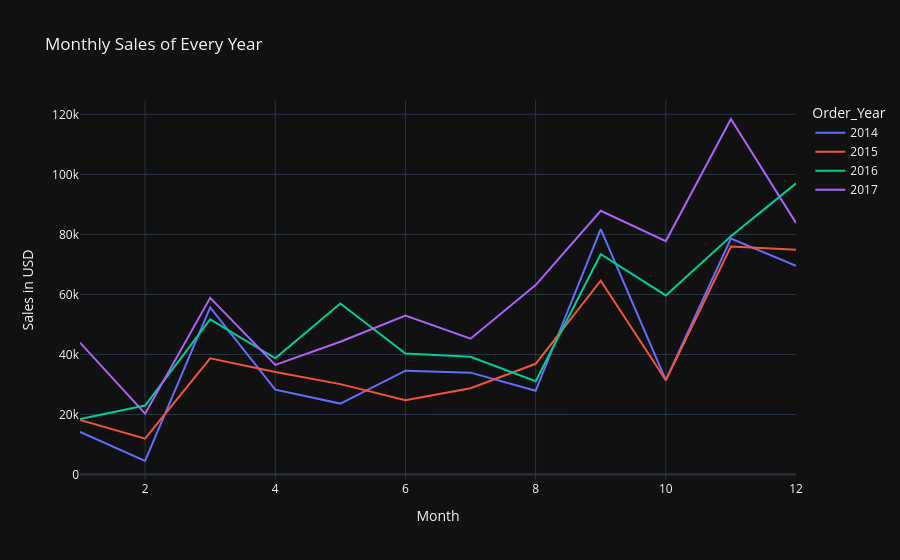
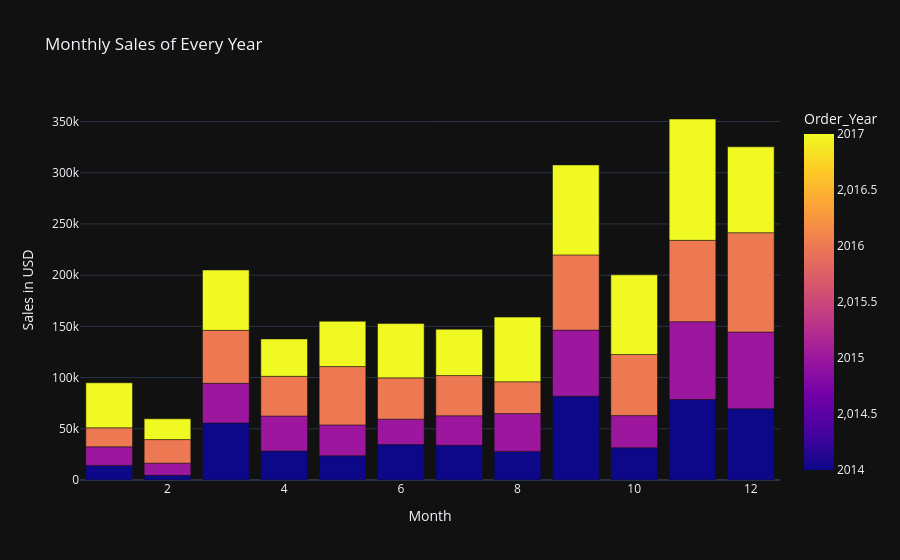

The notebook cell saved with these charts, in order:
### Code cell
# let's check the monthly sales of every year
monthly_sales_year = df.groupby(['Order_Year','Order_Month'])['Sales'].sum().reset_index() 
print(monthly_sales_year)
# let's create a figure of monthly sales of every year
fig = px.line(monthly_sales_year, 
            x='Order_Month', 
            y='Sales', 
            title='Monthly Sales of Every Year', 
            labels={'Sales':'Sales in USD', 'Order_Month':'Month'},
            color='Order_Year')
fig.show()
fig = px.bar(monthly_sales_year, 
            x='Order_Month', 
            y='Sales', 
            title='Monthly Sales of Every Year', 
            labels={'Sales':'Sales in USD', 'Order_Month':'Month'},
            color='Order_Year')
fig.show()

### Figure 1 — Plotly figure (JSON) as saved in the notebook; plotly's stock layout.template omitted (floating-point values rounded to 4 significant figures)
{"data": [{"hovertemplate": "Order_Year=2014<br>Month=%{x}<br>Sales in USD=%{y}<extra></extra>", "legendgroup": "2014", "line": {"color": "#636efa", "dash": "solid"}, "marker": {"symbol": "circle"}, "mode": "lines", "name": "2014", "orientation": "v", "showlegend": true, "type": "scatter", "x": [1, 2, 3, 4, 5, 6, 7, 8, 9, 10, 11, 12], "xaxis": "x", "y": [14240.0, 4520.0, 55690.0, 28300.0, 23650.0, 34600.0, 33950.0, 27910.0, 81780.0, 31450.0, 78630.0, 69550.0], "yaxis": "y"}, {"hovertemplate": "Order_Year=2015<br>Month=%{x}<br>Sales in USD=%{y}<extra></extra>", "legendgroup": "2015", "line": {"color": "#EF553B", "dash": "solid"}, "marker": {"symbol": "circle"}, "mode": "lines", "name": "2015", "orientation": "v", "showlegend": true, "type": "scatter", "x": [1, 2, 3, 4, 5, 6, 7, 8, 9, 10, 11, 12], "xaxis": "x", "y": [18170.0, 11950.0, 38730.0, 34200.0, 30130.0, 24800.0, 28770.0, 36900.0, 64600.0, 31400.0, 75970.0, 74920.0], "yaxis": "y"}, {"hovertemplate": "Order_Year=2016<br>Month=%{x}<br>Sales in USD=%{y}<extra></extra>", "legendgroup": "2016", "line": {"color": "#00cc96", "dash": "solid"}, "marker": {"symbol": "circle"}, "mode": "lines", "name": "2016", "orientation": "v", "showlegend": true, "type": "scatter", "x": [1, 2, 3, 4, 5, 6, 7, 8, 9, 10, 11, 12], "xaxis": "x", "y": [18540.0, 22980.0, 51720.0, 38750.0, 56990.0, 40340.0, 39260.0, 31120.0, 73410.0, 59690.0, 79410.0, 97000.0], "yaxis": "y"}, {"hovertemplate": "Order_Year=2017<br>Month=%{x}<br>Sales in USD=%{y}<extra></extra>", "legendgroup": "2017", "line": {"color": "#ab63fa", "dash": "solid"}, "marker": {"symbol": "circle"}, "mode": "lines", "name": "2017", "orientation": "v", "showlegend": true, "type": "scatter", "x": [1, 2, 3, 4, 5, 6, 7, 8, 9, 10, 11, 12], "xaxis": "x", "y": [43970.0, 20300.0, 58870.0, 36520.0, 44260.0, 52980.0, 45260.0, 63120.0, 87870.0, 77780.0, 118400.0, 83830.0], "yaxis": "y"}], "layout": {"legend": {"title": {"text": "Order_Year"}, "tracegroupgap": 0}, "title": {"text": "Monthly Sales of Every Year"}, "xaxis": {"anchor": "y", "domain": [0, 1], "title": {"text": "Month"}}, "yaxis": {"anchor": "x", "domain": [0, 1], "title": {"text": "Sales in USD"}}}}

### Figure 2 — Plotly figure (JSON) as saved in the notebook; plotly's stock layout.template omitted (floating-point values rounded to 4 significant figures)
{"data": [{"alignmentgroup": "True", "hovertemplate": "Month=%{x}<br>Sales in USD=%{y}<br>Order_Year=%{marker.color}<extra></extra>", "legendgroup": "", "marker": {"color": [2014, 2014, 2014, 2014, 2014, 2014, 2014, 2014, 2014, 2014, 2014, 2014, 2015, 2015, 2015, 2015, 2015, 2015, 2015, 2015, 2015, 2015, 2015, 2015, 2016, 2016, 2016, 2016, 2016, 2016, 2016, 2016, 2016, 2016, 2016, 2016, 2017, 2017, 2017, 2017, 2017, 2017, 2017, 2017, 2017, 2017, 2017, 2017], "coloraxis": "coloraxis", "pattern": {"shape": ""}}, "name": "", "offsetgroup": "", "orientation": "v", "showlegend": false, "textposition": "auto", "type": "bar", "x": [1, 2, 3, 4, 5, 6, 7, 8, 9, 10, 11, 12, 1, 2, 3, 4, 5, 6, 7, 8, 9, 10, 11, 12, 1, 2, 3, 4, 5, 6, 7, 8, 9, 10, 11, 12, 1, 2, 3, 4, 5, 6, 7, 8, 9, 10, 11, 12], "xaxis": "x", "y": [14240.0, 4520.0, 55690.0, 28300.0, 23650.0, 34600.0, 33950.0, 27910.0, 81780.0, 31450.0, 78630.0, 69550.0, 18170.0, 11950.0, 38730.0, 34200.0, 30130.0, 24800.0, 28770.0, 36900.0, 64600.0, 31400.0, 75970.0, 74920.0, 18540.0, 22980.0, 51720.0, 38750.0, 56990.0, 40340.0, 39260.0, 31120.0, 73410.0, 59690.0, 79410.0, 97000.0, 43970.0, 20300.0, 58870.0, 36520.0, 44260.0, 52980.0, 45260.0, 63120.0, 87870.0, 77780.0, 118400.0, 83830.0], "yaxis": "y"}], "layout": {"barmode": "relative", "coloraxis": {"colorbar": {"title": {"text": "Order_Year"}}, "colorscale": [[0, "#0d0887"], [0.1111, "#46039f"], [0.2222, "#7201a8"], [0.3333, "#9c179e"], [0.4444, "#bd3786"], [0.5556, "#d8576b"], [0.6667, "#ed7953"], [0.7778, "#fb9f3a"], [0.8889, "#fdca26"], [1, "#f0f921"]]}, "legend": {"tracegroupgap": 0}, "title": {"text": "Monthly Sales of Every Year"}, "xaxis": {"anchor": "y", "domain": [0, 1], "title": {"text": "Month"}}, "yaxis": {"anchor": "x", "domain": [0, 1], "title": {"text": "Sales in USD"}}}}
